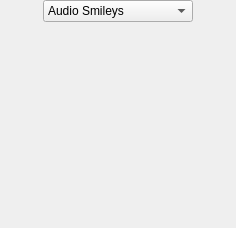
<ui version="4.0" >
 <author></author>
 <comment></comment>
 <exportmacro></exportmacro>
 <class>DialpadWidget</class>
 <widget class="QWidget" name="DialpadWidget" >
  <property name="geometry" >
   <rect>
    <x>0</x>
    <y>0</y>
    <width>236</width>
    <height>228</height>
   </rect>
  </property>
  <layout class="QGridLayout" >
   <property name="margin" >
    <number>0</number>
   </property>
   <property name="spacing" >
    <number>2</number>
   </property>
   <item row="2" column="2" >
    <spacer>
     <property name="orientation" >
      <enum>Qt::Horizontal</enum>
     </property>
     <property name="sizeHint" >
      <size>
       <width>40</width>
       <height>20</height>
      </size>
     </property>
    </spacer>
   </item>
   <item row="1" column="1" >
    <widget class="QComboBox" name="audioSmileysComboBox" >
     <item>
      <property name="text" >
       <string>Audio Smileys</string>
      </property>
     </item>
    </widget>
   </item>
   <item row="2" column="0" >
    <spacer>
     <property name="orientation" >
      <enum>Qt::Horizontal</enum>
     </property>
     <property name="sizeHint" >
      <size>
       <width>40</width>
       <height>20</height>
      </size>
     </property>
    </spacer>
   </item>
   <item row="2" column="1" >
    <layout class="QGridLayout" >
     <property name="margin" >
      <number>0</number>
     </property>
     <property name="spacing" >
      <number>6</number>
     </property>
     <item row="0" column="1" >
      <widget class="QToolButton" name="twoButton" >
       <property name="maximumSize" >
        <size>
         <width>46</width>
         <height>46</height>
        </size>
       </property>
       <property name="icon" >
        <iconset resource="wengophone.qrc" >:/pics/dialpad/2_on.png</iconset>
       </property>
       <property name="iconSize" >
        <size>
         <width>46</width>
         <height>46</height>
        </size>
       </property>
       <property name="autoRaise" >
        <bool>true</bool>
       </property>
      </widget>
     </item>
     <item row="3" column="1" >
      <widget class="QToolButton" name="zeroButton" >
       <property name="maximumSize" >
        <size>
         <width>46</width>
         <height>46</height>
        </size>
       </property>
       <property name="icon" >
        <iconset resource="wengophone.qrc" >:/pics/dialpad/11_on.png</iconset>
       </property>
       <property name="iconSize" >
        <size>
         <width>46</width>
         <height>46</height>
        </size>
       </property>
       <property name="autoRaise" >
        <bool>true</bool>
       </property>
      </widget>
     </item>
     <item row="3" column="2" >
      <widget class="QToolButton" name="poundButton" >
       <property name="sizePolicy" >
        <sizepolicy>
         <hsizetype>0</hsizetype>
         <vsizetype>0</vsizetype>
         <horstretch>0</horstretch>
         <verstretch>0</verstretch>
        </sizepolicy>
       </property>
       <property name="maximumSize" >
        <size>
         <width>46</width>
         <height>46</height>
        </size>
       </property>
       <property name="icon" >
        <iconset resource="wengophone.qrc" >:/pics/dialpad/12_on.png</iconset>
       </property>
       <property name="iconSize" >
        <size>
         <width>46</width>
         <height>46</height>
        </size>
       </property>
       <property name="autoRaise" >
        <bool>true</bool>
       </property>
      </widget>
     </item>
     <item row="1" column="1" >
      <widget class="QToolButton" name="fiveButton" >
       <property name="maximumSize" >
        <size>
         <width>46</width>
         <height>46</height>
        </size>
       </property>
       <property name="icon" >
        <iconset resource="wengophone.qrc" >:/pics/dialpad/5_on.png</iconset>
       </property>
       <property name="iconSize" >
        <size>
         <width>46</width>
         <height>46</height>
        </size>
       </property>
       <property name="autoRaise" >
        <bool>true</bool>
       </property>
      </widget>
     </item>
     <item row="0" column="0" >
      <widget class="QToolButton" name="oneButton" >
       <property name="maximumSize" >
        <size>
         <width>46</width>
         <height>46</height>
        </size>
       </property>
       <property name="icon" >
        <iconset resource="wengophone.qrc" >:/pics/dialpad/1_on.png</iconset>
       </property>
       <property name="iconSize" >
        <size>
         <width>46</width>
         <height>46</height>
        </size>
       </property>
       <property name="autoRaise" >
        <bool>true</bool>
       </property>
      </widget>
     </item>
     <item row="0" column="2" >
      <widget class="QToolButton" name="threeButton" >
       <property name="maximumSize" >
        <size>
         <width>46</width>
         <height>46</height>
        </size>
       </property>
       <property name="icon" >
        <iconset resource="wengophone.qrc" >:/pics/dialpad/3_on.png</iconset>
       </property>
       <property name="iconSize" >
        <size>
         <width>46</width>
         <height>46</height>
        </size>
       </property>
       <property name="autoRaise" >
        <bool>true</bool>
       </property>
      </widget>
     </item>
     <item row="3" column="0" >
      <widget class="QToolButton" name="starButton" >
       <property name="maximumSize" >
        <size>
         <width>46</width>
         <height>46</height>
        </size>
       </property>
       <property name="icon" >
        <iconset resource="wengophone.qrc" >:/pics/dialpad/10_on.png</iconset>
       </property>
       <property name="iconSize" >
        <size>
         <width>46</width>
         <height>46</height>
        </size>
       </property>
       <property name="autoRaise" >
        <bool>true</bool>
       </property>
      </widget>
     </item>
     <item row="2" column="0" >
      <widget class="QToolButton" name="sevenButton" >
       <property name="maximumSize" >
        <size>
         <width>46</width>
         <height>46</height>
        </size>
       </property>
       <property name="icon" >
        <iconset resource="wengophone.qrc" >:/pics/dialpad/7_on.png</iconset>
       </property>
       <property name="iconSize" >
        <size>
         <width>46</width>
         <height>46</height>
        </size>
       </property>
       <property name="autoRaise" >
        <bool>true</bool>
       </property>
      </widget>
     </item>
     <item row="2" column="2" >
      <widget class="QToolButton" name="nineButton" >
       <property name="maximumSize" >
        <size>
         <width>46</width>
         <height>46</height>
        </size>
       </property>
       <property name="icon" >
        <iconset resource="wengophone.qrc" >:/pics/dialpad/9_on.png</iconset>
       </property>
       <property name="iconSize" >
        <size>
         <width>46</width>
         <height>46</height>
        </size>
       </property>
       <property name="autoRaise" >
        <bool>true</bool>
       </property>
      </widget>
     </item>
     <item row="1" column="2" >
      <widget class="QToolButton" name="sixButton" >
       <property name="maximumSize" >
        <size>
         <width>46</width>
         <height>46</height>
        </size>
       </property>
       <property name="icon" >
        <iconset resource="wengophone.qrc" >:/pics/dialpad/6_on.png</iconset>
       </property>
       <property name="iconSize" >
        <size>
         <width>46</width>
         <height>46</height>
        </size>
       </property>
       <property name="autoRaise" >
        <bool>true</bool>
       </property>
      </widget>
     </item>
     <item row="1" column="0" >
      <widget class="QToolButton" name="fourButton" >
       <property name="maximumSize" >
        <size>
         <width>46</width>
         <height>46</height>
        </size>
       </property>
       <property name="icon" >
        <iconset resource="wengophone.qrc" >:/pics/dialpad/4_on.png</iconset>
       </property>
       <property name="iconSize" >
        <size>
         <width>46</width>
         <height>46</height>
        </size>
       </property>
       <property name="autoRaise" >
        <bool>true</bool>
       </property>
      </widget>
     </item>
     <item row="2" column="1" >
      <widget class="QToolButton" name="eightButton" >
       <property name="maximumSize" >
        <size>
         <width>46</width>
         <height>46</height>
        </size>
       </property>
       <property name="icon" >
        <iconset resource="wengophone.qrc" >:/pics/dialpad/8_on.png</iconset>
       </property>
       <property name="iconSize" >
        <size>
         <width>46</width>
         <height>46</height>
        </size>
       </property>
       <property name="autoRaise" >
        <bool>true</bool>
       </property>
      </widget>
     </item>
    </layout>
   </item>
  </layout>
 </widget>
 <pixmapfunction></pixmapfunction>
 <tabstops>
  <tabstop>oneButton</tabstop>
  <tabstop>twoButton</tabstop>
  <tabstop>threeButton</tabstop>
  <tabstop>fourButton</tabstop>
  <tabstop>fiveButton</tabstop>
  <tabstop>sixButton</tabstop>
  <tabstop>sevenButton</tabstop>
  <tabstop>eightButton</tabstop>
  <tabstop>nineButton</tabstop>
  <tabstop>starButton</tabstop>
  <tabstop>zeroButton</tabstop>
  <tabstop>poundButton</tabstop>
 </tabstops>
 <resources>
  <include location="wengophone.qrc" />
 </resources>
 <connections/>
</ui>
